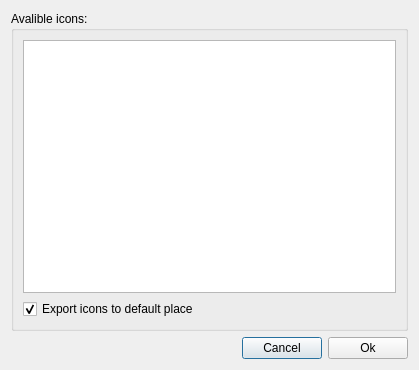
<ui version="4.0" >
 <class>IconsView</class>
 <widget class="QDialog" name="IconsView" >
  <property name="geometry" >
   <rect>
    <x>0</x>
    <y>0</y>
    <width>419</width>
    <height>370</height>
   </rect>
  </property>
  <property name="windowTitle" >
   <string>Icons Export</string>
  </property>
  <layout class="QVBoxLayout" >
   <item>
    <widget class="QGroupBox" name="groupBox" >
     <property name="title" >
      <string>Avalible icons:</string>
     </property>
     <layout class="QVBoxLayout" >
      <item>
       <widget class="QListWidget" name="lstIcons" >
        <property name="contextMenuPolicy" >
         <enum>Qt::CustomContextMenu</enum>
        </property>
        <property name="selectionMode" >
         <enum>QAbstractItemView::ExtendedSelection</enum>
        </property>
        <property name="iconSize" >
         <size>
          <width>64</width>
          <height>64</height>
         </size>
        </property>
        <property name="textElideMode" >
         <enum>Qt::ElideNone</enum>
        </property>
        <property name="movement" >
         <enum>QListView::Snap</enum>
        </property>
        <property name="resizeMode" >
         <enum>QListView::Adjust</enum>
        </property>
        <property name="gridSize" >
         <size>
          <width>80</width>
          <height>80</height>
         </size>
        </property>
        <property name="viewMode" >
         <enum>QListView::IconMode</enum>
        </property>
        <property name="uniformItemSizes" >
         <bool>false</bool>
        </property>
        <property name="wordWrap" >
         <bool>false</bool>
        </property>
        <property name="selectionRectVisible" >
         <bool>true</bool>
        </property>
       </widget>
      </item>
      <item>
       <widget class="QCheckBox" name="cbDefaultExport" >
        <property name="text" >
         <string>Export icons to default place</string>
        </property>
        <property name="checked" >
         <bool>true</bool>
        </property>
       </widget>
      </item>
     </layout>
    </widget>
   </item>
   <item>
    <layout class="QHBoxLayout" >
     <item>
      <spacer>
       <property name="orientation" >
        <enum>Qt::Horizontal</enum>
       </property>
       <property name="sizeHint" >
        <size>
         <width>40</width>
         <height>20</height>
        </size>
       </property>
      </spacer>
     </item>
     <item>
      <widget class="QPushButton" name="cmdCancel" >
       <property name="text" >
        <string>Cancel</string>
       </property>
      </widget>
     </item>
     <item>
      <widget class="QPushButton" name="cmdOk" >
       <property name="text" >
        <string>Ok</string>
       </property>
      </widget>
     </item>
    </layout>
   </item>
  </layout>
 </widget>
 <resources/>
 <connections/>
</ui>
